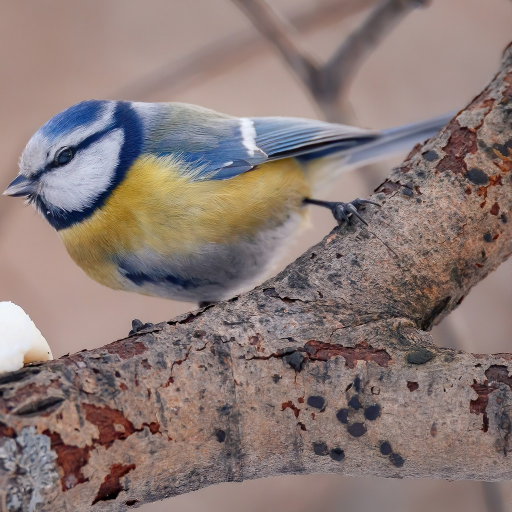
#> input picture data/packs/basis/photos/blaumeise.jpg, 1024 x 1024 px (shown at 1/2 size)
$ python -i images.py   (imports and definitions only)
#> lines starting #> are read from the running program, lines starting #| are printed output that depends on the picture
"""Turn a downloaded photo into the square tile the app shows.

One shape for every photo: 1024×1024, sRGB, HEIC, no metadata. The tiles are
220 pt in the design and are shown at up to 3× on an iPad, so 1024 px is the
size that still looks sharp without shipping a 2048 px original per species.

HEIC rather than JPEG because it carries the same tile in roughly half the
bytes — see docs/medien-und-lizenzen.md for the measurement and for why the
recordings stay AAC. iOS decodes it through ImageIO, so `UIImage` reads it
without the app knowing which format it got.

Cropping to a square is a derivative work. That is why NoDerivatives licences
are excluded project-wide (docs/medien-und-lizenzen.md) — the crop below is
exactly the act ND would forbid.
"""

from __future__ import annotations

import io

import pillow_heif
from PIL import Image, ImageCms, ImageOps

# Teaches Pillow to read and write HEIF. Called at import so that `save` below
# and every caller that opens a tile again see the same plugin.
# [1 line not run here, left out]

SIDE = 1024

# On the libheif scale — see docs/medien-und-lizenzen.md for the measurement
# this number comes out of.
QUALITY = 60

# What the manifest calls the file, and what tools/fetch_media/s3.py maps to a
# content type. Here rather than in cli.py, so the name and the bytes cannot
# disagree.
SUFFIX = "heic"

# The long side of a preview PNG. Small enough that a vision model reads it in
# one glance and a human sees it without scrolling, large enough that a bird in
# the corner is still recognisable.
PREVIEW_SIDE = 512

# The edge of a pack preview: the sticker the grown-ups' gallery draws before
# a pack is downloaded. 96 pt at 3× is 288 px; 256 px is sharp enough for a
# circle that small and keeps a thirty-bird pack's previews well under 1 MB.
THUMBNAIL_SIDE = 256

Box = tuple[int, int, int, int]


# [29 lines left out: functions require_square, parse_crop, centre_box, not called in this run]


def oriented(data: bytes) -> Image.Image:
    """Decode a photo and turn it the way it is meant to be looked at.

    A phone photo carries its rotation in the EXIF orientation tag, and
    iNaturalist shows it rotated. Every reader of pixel coordinates has to go
    through here: `square_photo` crops in this coordinate space, and
    `fetch_media.framing` measures the bird's box in it. If the two used
    different spaces, the crop would be turned by 90 degrees and nothing but a
    human looking at the tile would notice.
    """
    return ImageOps.exif_transpose(Image.open(io.BytesIO(data)))


# [13 lines left out: function preview_png, not called in this run]


def square_photo(data: bytes, crop: Box | None = None) -> bytes:
    """Crop `data` to a square, resize it to 1024×1024 and encode it as HEIC.

    Raises `ValueError` when the crop lies outside the image or when the
    square would have to be upscaled — a blurry tile is a curation decision, so
    the tool refuses and the human picks another candidate.
    """
    image = oriented(data)

    # Untagged data is sRGB by convention; a tagged photo is converted, so a
    # wide-gamut original does not reach the app with washed-out colours.
    profile = image.info.get("icc_profile")
    if profile:
        try:
            image = ImageCms.profileToProfile(
                image,
                ImageCms.ImageCmsProfile(io.BytesIO(profile)),
                ImageCms.createProfile("sRGB"),
                outputMode="RGB",
            )
        # OSError as well as PyCMSError: littlecms rejects a damaged profile
        # while it is still being read, before any conversion is attempted.
        except (ImageCms.PyCMSError, OSError) as error:
            raise ValueError(
                f"the colour profile cannot be converted ({error}) — pick another candidate"
            ) from error
    image = image.convert("RGB")

    x, y, width, height = crop if crop is not None else centre_box(*image.size)
    require_square(width, height)
    if x < 0 or y < 0 or x + width > image.width or y + height > image.height:
        raise ValueError(
            f"the crop {x},{y},{width},{height} lies outside the {image.width}×{image.height} photo"
        )
    if width < SIDE:
        raise ValueError(
            f"the square is {width} px, which would have to be upscaled to {SIDE} px — "
            "pick a candidate with a larger original"
        )

    image = image.crop((x, y, x + width, y + height))
    image = image.resize((SIDE, SIDE), Image.LANCZOS)

    # 4:2:0 chroma, the subsampling every phone camera uses for a photograph:
    # full chroma would only pay off for hard colour edges, which a bird photo
    # does not have.
    #
    # Every metadata block is refused by name. Pillow's JPEG encoder wrote
    # metadata only when it was handed some; the HEIF one falls back to
    # whatever `Image.info` still holds — the source's EXIF minus the
    # orientation tag `exif_transpose` consumed, its XMP packet, and the sRGB
    # profile the conversion above left behind. The XMP is the one that
    # matters: a phone or Lightroom export carries the shot's GPS position
    # there as well, and no NoDerivatives clause is needed to make shipping
    # somebody's garden coordinates in a children's app a mistake. The colour
    # is not lost with the profile — HEIF signals sRGB in its own NCLX block —
    # and dropping it makes the tile the same shape whether the original was
    # tagged or not.
    output = io.BytesIO()
    image.save(
        output,
        format="HEIF",
        quality=QUALITY,
        chroma=420,
        exif=None,
        xmp=None,
        icc_profile=None,
    )
    return output.getvalue()


# [16 lines left out: function thumbnail_jpeg, not called in this run]

>>> import cv2
>>> picture = cv2.imread('../../data/packs/basis/photos/blaumeise.jpg', cv2.IMREAD_GRAYSCALE)
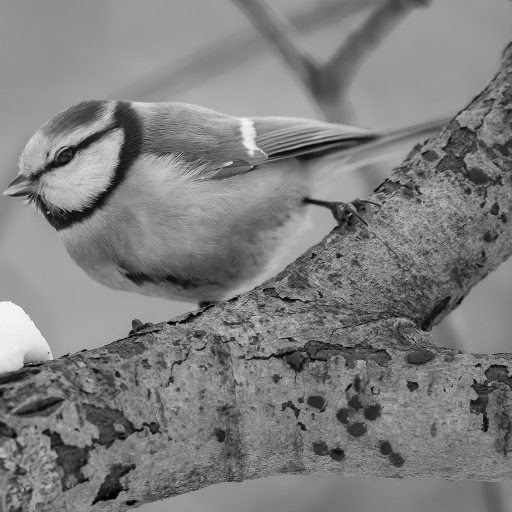
#> picture: shape (1024, 1024) (shown at 1/2 size); min 0, max 255, mean 126.3
#> (the run stopped early here; a loop or call above may not have finished)

$ run again, on data/packs/basis/photos/buntspecht.png
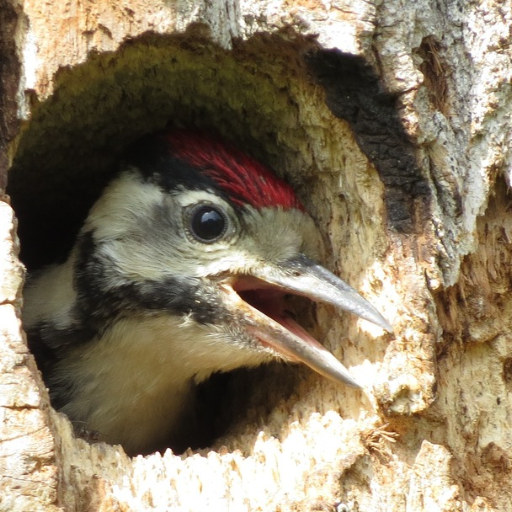
#> input picture data/packs/basis/photos/buntspecht.png, 512 x 512 px
#> `picture = cv2.imread('../../data/packs/basis/photos/blaumeise.jpg', cv..`:
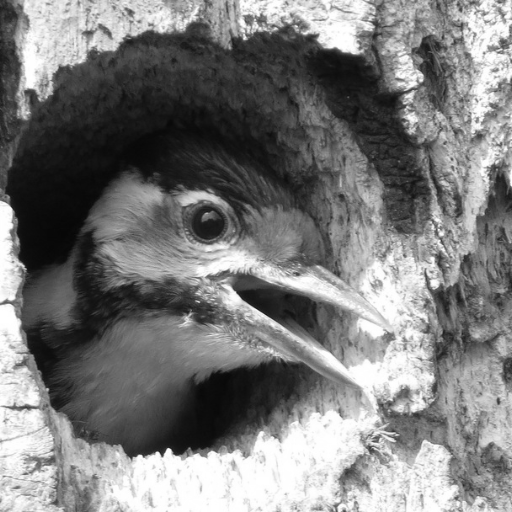
#> picture: shape (512, 512); min 5, max 255, mean 123.1

$ run again, on data/packs/basis/photos/eisvogel.png
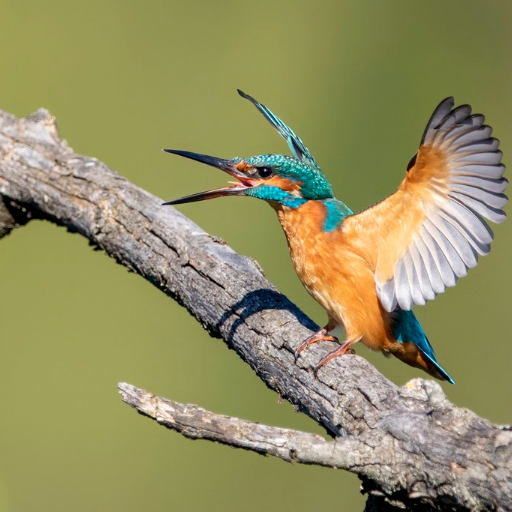
#> input picture data/packs/basis/photos/eisvogel.png, 512 x 512 px
#> `picture = cv2.imread('../../data/packs/basis/photos/blaumeise.jpg', cv..`:
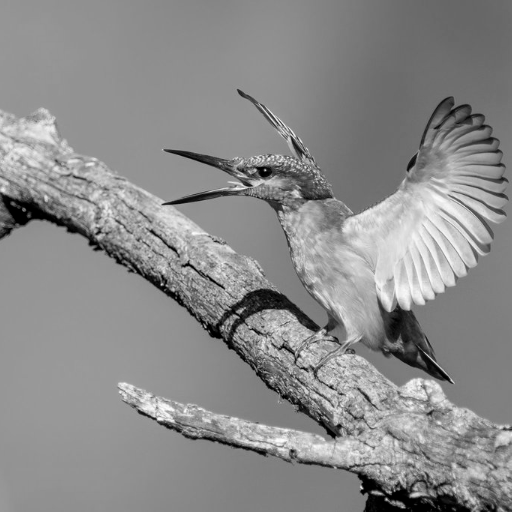
#> picture: shape (512, 512); min 0, max 253, mean 139.2
